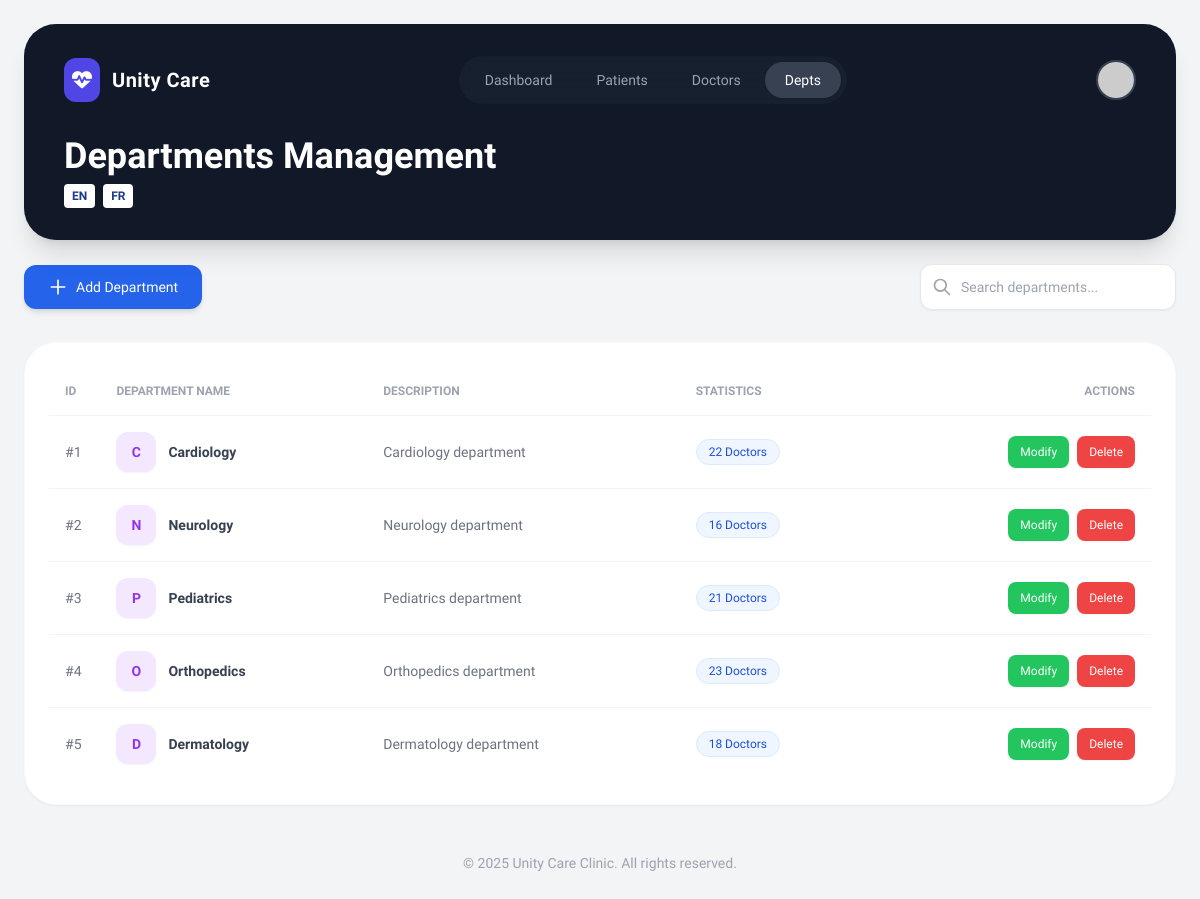
The page /departments/departments.php (signed in) on the database its author committed.
### tables this page shows
CREATE TABLE departments (
    id INT AUTO_INCREMENT PRIMARY KEY,
    name VARCHAR(150) NOT NULL UNIQUE,
    description TEXT,
    created_at DATETIME,
    updated_at DATETIME
);

### languages/en.php (called while the page is built)
<?php
return [
    'welcome' => 'Good morning',
    'quick_action' => 'Quick Action',
    'logout' => 'Log Out',
    'add_doctor' => 'Add Doctor',
    'total_patients' => 'Total Patients',
    'total_doctors' => 'Total Doctors',
    'departments' => 'Departments',
    'recent_patients' => 'Recent Patients',
    'view_all' => 'View All',
    'statistics' => 'Statistics',
    'doctors_per_dept' => 'Doctors per Department',
    'top_categories' => 'Top Categories',
    'patient_demographics' => 'Patient Demographics',
    'modify' => 'Modify',
    'delete' => 'Delete',
    'modify_patient' => 'Modify Patient',
    'save_changes' => 'Save Changes',
    'cancel' => 'Cancel',
    'id' => 'ID',
    'name' => 'Name',
    'email' => 'Email',
    'gender' => 'Gender',
    'phone' => 'Phone'
];
?>

### departments/departments.php (the view, shortened to what this page needs)
<?php
include '../dashboard/header.php';
include '../config/connection.php';
?>
<?php
    $DeptQuery = 'SELECT dep.id, dep.name, dep.description, COUNT(doc.id) as total_doctors
                  FROM departments dep
                  LEFT JOIN doctors doc ON dep.id = doc.department_id
                  GROUP BY dep.id';
    $DeptResult = mysqli_query($conn, $DeptQuery);
?>
<div class="flex flex-col md:flex-row justify-between items-center gap-4 mb-8">
    <a href="#"
       onclick="openAddDeptModal(event)"
       class="inline-flex items-center justify-center bg-blue-600 hover:bg-blue-700 text-white px-6 py-3 rounded-xl text-sm font-medium transition-all shadow-md gap-2">
       <svg class="w-5 h-5" fill="none" stroke="currentColor" viewBox="0 0 24 24"><path stroke-linecap="round" stroke-linejoin="round" stroke-width="2" d="M12 4v16m8-8H4"></path></svg>
       <?php echo $t['add_department'] ?? 'Add Department'; ?>
    </a>
    <div class="relative group w-full md:w-64">
        <div class="absolute inset-y-0 left-0 pl-3 flex items-center pointer-events-none">
        </div>
        <input type="text" class="block w-full pl-10 pr-3 py-3 border border-gray-200 rounded-xl bg-white placeholder-gray-400 focus:outline-none focus:ring-2 focus:ring-blue-500 sm:text-sm shadow-sm"
               placeholder="<?php echo $t['search_placeholder'] ?? 'Search departments...'; ?>">
    </div>
</div>
<div class="overflow-x-auto bg-white rounded-[2rem] p-6 shadow-sm border border-gray-50">
    <table class="w-full text-left border-collapse">
        <thead>
            <tr class="text-xs text-gray-400 uppercase border-b border-gray-100">
                <th class="py-4 pl-4 font-semibold"><?php echo $t['id']; ?></th>
                <th class="py-4 font-semibold"><?php echo $t['dept_name'] ?? 'Department Name'; ?></th>
                <th class="py-4 font-semibold"><?php echo $t['description'] ?? 'Description'; ?></th>
                <th class="py-4 font-semibold"><?php echo $t['statistics']; ?></th>
                <th class="py-4 pr-4 font-semibold text-right"><?php echo $t['actions'] ?? 'Actions'; ?></th>
            </tr>
        </thead>
        <tbody class="text-sm">
            <?php
            if ($DeptResult) {
                while ($row = mysqli_fetch_assoc($DeptResult)) {
                    $initial = strtoupper(substr($row['name'], 0, 1));
                    $confirmMsg = $t['delete_confirm'] ?? 'Are you sure?';
                    echo "
                    <tr class='group hover:bg-gray-50 transition border-b border-gray-100 last:border-0'>
                        <td class='py-4 pl-4 font-medium text-gray-500'>#{$row['id']}</td>
                        <td class='py-4'>
                            <div class='flex items-center gap-3'>
                                <div class='w-10 h-10 rounded-xl bg-purple-100 text-purple-600 flex items-center justify-center font-bold shadow-sm'>
                                    {$initial}
                                </div>
                                <span class='font-bold text-gray-700'>{$row['name']}</span>
                            </div>
                        </td>
                        <td class='py-4 text-gray-500 max-w-xs truncate'>
                            {$row['description']}
                        </td>
                        <td class='py-4'>
                            <span class='inline-flex items-center px-3 py-1 rounded-full text-xs font-medium bg-blue-50 text-blue-700 border border-blue-100'>
                                {$row['total_doctors']} Doctors
                            </span>
                        </td>
                        <td class='py-4 text-right pr-4'>
                            <div class='flex items-center justify-end gap-2'>
                                <a href='#'
                                   class='edit-dept-btn text-white bg-green-500 hover:bg-green-600 font-medium rounded-lg text-xs px-3 py-2 transition-all shadow-sm'
                                   data-id='{$row['id']}'
                                   data-name='{$row['name']}'
                                   data-description='{$row['description']}'>
                                   {$t['modify']}
                                </a>
                                <a href='./delete_department.php?id={$row['id']}'
                                   onclick=\"return confirm('$confirmMsg');\"
                                   class='text-white bg-red-500 hover:bg-red-600 font-medium rounded-lg text-xs px-3 py-2 transition-all shadow-sm'>
                                   {$t['delete']}
                                </a>
                            </div>
                        </td>
                    </tr>";
                }
            }
            ?>
        </tbody>
    </table>
</div>
<?php include '../dashboard/footer.php'; ?>

### dashboard/header.php (style rules this page uses)
body { font-family: 'Plus Jakarta Sans', sans-serif; }

### rows shown on the page
departments: id "1", name "C", name "Cardiology", description "Cardiology department", total_doctors "22"
departments: id "2", name "N", name "Neurology", description "Neurology department", total_doctors "16"
departments: id "3", name "P", name "Pediatrics", description "Pediatrics department", total_doctors "21"
departments: id "4", name "O", name "Orthopedics", description "Orthopedics department", total_doctors "23"
departments: id "5", name "D", name "Dermatology", description "Dermatology department", total_doctors "18"

### other values the page prints
$headerTitle "Departments Management"
$t['add_department'] "Add Department"
$t['id'] "ID"
$t['dept_name'] "DEPARTMENT NAME"
$t['description'] "DESCRIPTION"
$t['statistics'] "STATISTICS"
$t['actions'] "ACTIONS"
